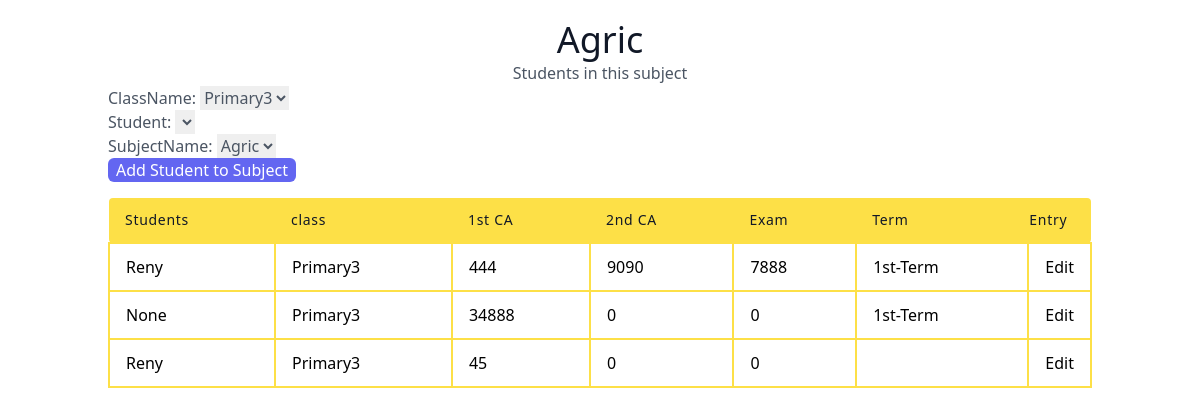
The app's page /subjectDetails/27/ with its own data.
### result/models.py (models this page shows, shortened)
class allsubject(models.Model):
    user = models.ForeignKey(User, on_delete=models.SET_NULL, null=True)
    className = models.ForeignKey(all_class, related_name="subjectclass", on_delete=models.SET_NULL, null=True)
    subjectName = models.CharField(max_length=100)
    date = models.DateField(auto_now_add=True)
    class Meta:
        ordering = ['subjectName']

class all_class(models.Model):
    user = models.ForeignKey(User, on_delete=models.SET_NULL, null=True)
    className = models.CharField(max_length=100 , unique=True)
    section = models.ForeignKey(section, on_delete=models.SET_NULL, null=True)
    complete = models.BooleanField(default=False)
    date = models.DateTimeField(auto_now_add=True)
    def __str__(self):
        return self.className
    class Meta:
        ordering = ['className']

class assessment(models.Model):
    className = models.ForeignKey(all_class, on_delete=models.SET_NULL, null=True)
    student = models.ForeignKey(students, on_delete=models.SET_NULL, null=True)
    subjectName = models.ForeignKey(allsubject, on_delete=models.SET_NULL, null=True)
    firstCa = models.IntegerField(default=0)
    secondCa = models.IntegerField(default=0)
    exam = models.IntegerField(default=0)
    section = models.CharField(max_length=100, choices=section_choices)
    term = models.CharField(max_length=100 , choices=term_choices)
    session = models.CharField(max_length=1000)
    date = models.DateTimeField(auto_now_add=True)
    class Meta:
        ordering = ['className']

class students(models.Model):
    user = models.ForeignKey(User, on_delete=models.SET_NULL, null=True)
    className = models.ForeignKey(all_class, related_name = 'studentclass', on_delete=models.SET_NULL, null=True)
    fullname = models.CharField(max_length=100)
    date = models.DateTimeField(auto_now_add=True)
    def __str__(self):
        return self.fullname
    class Meta:
        ordering = ['fullname']

### result/views.py (the view, shortened to what this page needs)
# urls.py: path('subjectDetails/<int:pk>/', subjectDetails.as_view(), name='subjectDetails'),
class subjectDetails(CreateView):
    model = assessment
    template_name = 'result/subjectDetails.html'
    def get(self, request,pk, *args, **kwargs):
        singleSubject = allsubject.objects.get(id=pk)
        assessment_query = assessment.objects.filter(subjectName=singleSubject.id)
        students_query = students.objects.filter(className=singleSubject.className.id).exclude(id__in=assessment_query.values('student_id'))
        Form = SubjectstudentForm()
        Form.fields['subjectName'].choices = [(singleSubject.id, singleSubject.subjectName)]
        Form.fields['className'].choices = [(singleSubject.className.id, singleSubject.className.className)]
        Form.fields['student'].choices = [(student.id, student.fullname) for student in students_query]
        return render(request, 'result/subjectDetails.html',{'subject': singleSubject,
                                                            'Form': Form,
                                                            'assessment': assessment_query,
                                                             })

### result/forms.py
class SubjectstudentForm(forms.ModelForm):
    class Meta:
        model = assessment
        fields = ['className','student','subjectName']

### result/templates/result/subjectDetails.html (shortened to what this page needs)
<script src="https://cdn.tailwindcss.com"></script>
<link rel="stylesheet" href="https://cdn.tailgrids.com/tailgrids-fallback.css" />
<section class="text-gray-600 body-font">
   <div class="container px-5 py-5 mx-auto">
     <div class="flex flex-col text-center w-full">
       <h1 class="sm:text-4xl text-3xl font-medium title-font text-gray-900"> {{subject.subjectName}} </h1>
       <p class="lg:w-2/3 mx-auto leading-relaxed text-base">Students in this subject</p>
     </div>
      <form action="" method="POST">
        {{ Form.as_p }}
        <div class="mb-2">
          <button
            type="submit"
            class="px-2 text-white bg-indigo-500 rounded-md  focus:bg-indigo-600 focus:outline-none">
            Add Student to Subject
          </button>
        </div>
      </form>
     <div >
       <table class="table-auto w-full text-left whitespace-no-wrap">
         <thead>
           <tr  >
             <th class="px-4 py-3 title-font tracking-wider font-medium text-gray-900 text-sm bg-yellow-300 rounded-tl rounded-bl">Students</th>
             <th class="px-4 py-3 title-font tracking-wider font-medium text-gray-900 text-sm bg-yellow-300">class</th>
             <th class="px-4 py-3 title-font tracking-wider font-medium text-gray-900 text-sm bg-yellow-300">1st CA</th>
             <th class="px-4 py-3 title-font tracking-wider font-medium text-gray-900 text-sm bg-yellow-300">2nd CA</th>
             <th class="px-4 py-3 title-font tracking-wider font-medium text-gray-900 text-sm bg-yellow-300">Exam</th>
             <th class="px-4 py-3 title-font tracking-wider font-medium text-gray-900 text-sm bg-yellow-300">Term</th>
             <th class="w-10 title-font tracking-wider font-medium text-gray-900 text-sm bg-yellow-300 rounded-tr rounded-br">Entry</th>
           </tr>
         </thead>
         <tbody>
           {% for StudentAssessment in assessment %}
           <tr>
             <td class="px-4 py-3 border-2 border-yellow-300"> {{ StudentAssessment.student }} </td>
             <td class="px-4 py-3 border-2 border-yellow-300"> {{ StudentAssessment.className }} </td>
             <td class="px-4 py-3 border-2 border-yellow-300"> {{ StudentAssessment.firstCa }} </td>
             <td class="px-4 py-3 border-2 border-yellow-300">{{ StudentAssessment.secondCa }}  </td>
             <td class="px-4 py-3 border-2 border-yellow-300"> {{ StudentAssessment.exam }} </td>
             <td class="px-4 py-3 border-2 border-yellow-300"> {{ StudentAssessment.term }} </td>
             <td class="px-4 py-3 border-2 border-yellow-300">
               <a href="{% url 'result:assessmentScores' StudentAssessment.id %}">
              Edit
            </a>
           </tr>
           {% endfor %}
         </tbody>
       </table>
     </div>
   </div>
  </section>

### records on screen
allsubject: subjectName "Agric"
all_class: className "Primary3"
assessment: student "Reny", className "Primary3", firstCa "444", secondCa "9090", exam "7888", term "1st-Term"
assessment: student "None", className "Primary3", firstCa "34888", secondCa "0", exam "0", term "1st-Term"
assessment: student "Reny", className "Primary3", firstCa "45", secondCa "0", exam "0"
